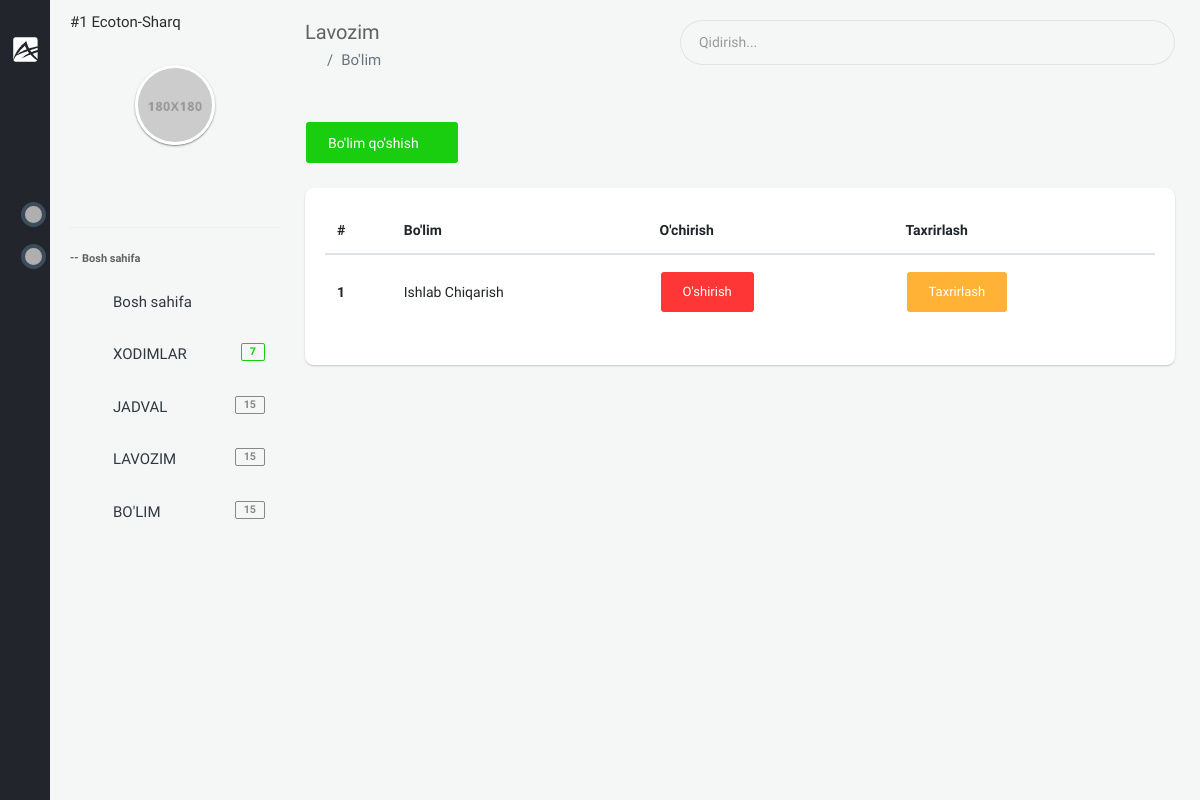
The page /backoffice/department (signed in) on the database as committed earlier.
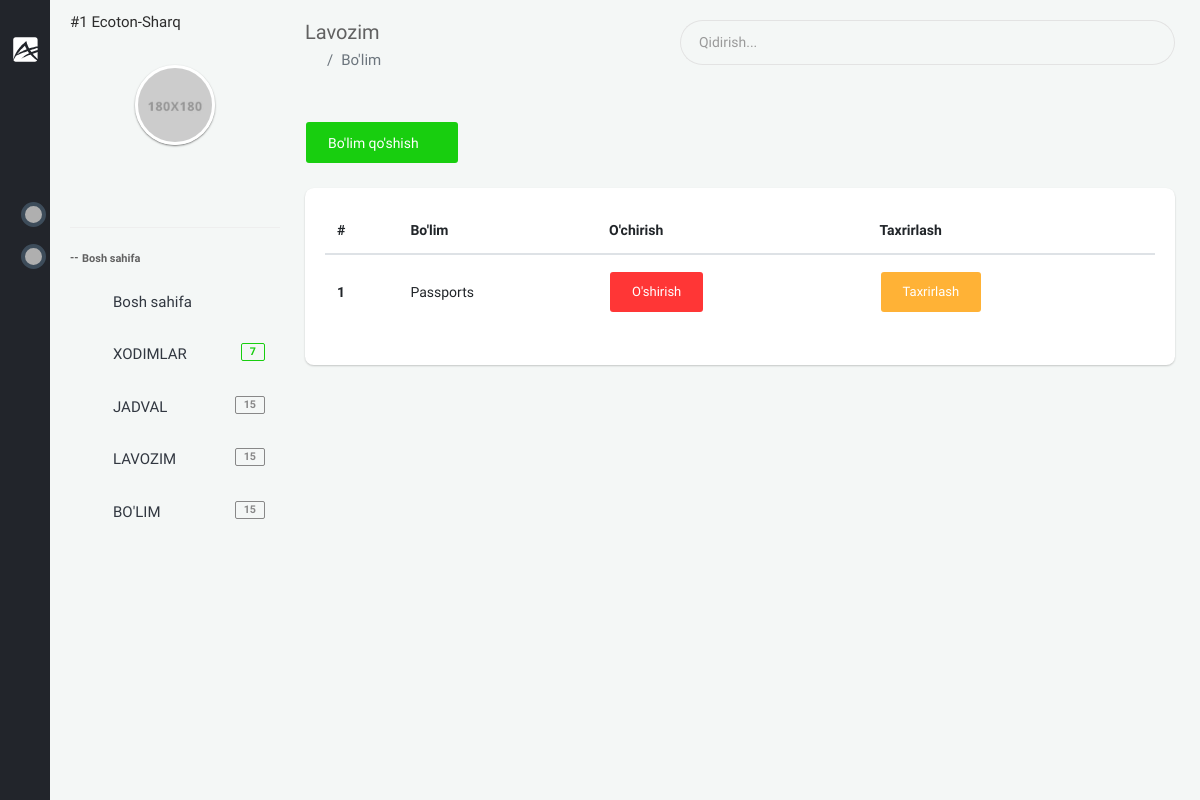
The same page on the database as committed later.
### app/models.py (models this page shows, shortened)
class Department(models.Model):
    name = models.CharField(max_length=255, verbose_name="Bo'lim nomi")
    company = models.ForeignKey(Company, on_delete=models.CASCADE, verbose_name='Kompaniya')
    created_at = models.DateTimeField(auto_now_add=True)
    class Meta:
        ordering = ['-created_at']
        verbose_name_plural = "Bo'limlar"

### backoffice/views.py (the view)
# urls.py: path('department', views.DepartmentListView.as_view(), name='department'),
class DepartmentListView(LoginRequiredMixin, generic.ListView):
    template_name = 'backoffice/pages/departments/list.html'
    queryset = models.Department.objects.all()
    def get_context_data(self, *, object_list=None, **kwargs):
        ctx = super(DepartmentListView, self).get_context_data(**kwargs)
        company = self.request.user.company
        ctx['departments'] = models.Department.objects.filter(company=company).order_by('-created_at')
        return ctx

### app/models.py (called while the page is built)
    def __str__(self):
        return f'#{self.id}  {self.name}'

### templates/backoffice/pages/departments/list.html (shortened to what this page needs)
{% extends 'backoffice/base.html' %}
{% block content %}
    <section class="content">
        <div class="container-fluid">
            <div class="block-header">
                <div class="row clearfix">
                    <div class="col-lg-5 col-md-5 col-sm-12">
                        <h2>Lavozim</h2>
                        <ul class="breadcrumb padding-0">
                            <li class="breadcrumb-item"><a href="#"><i class="zmdi zmdi-home"></i></a></li>
                            <li class="breadcrumb-item active">Bo'lim</li>
                        </ul>
                    </div>
                    <div class="col-lg-7 col-md-7 col-sm-12">
                        <div class="input-group m-b-0">
                            <input type="text" class="form-control" placeholder="Qidirish...">
                            <span class="input-group-addon">
                            <i class="zmdi zmdi-search"></i>
                        </span>
                        </div>
                    </div>
                </div>
            </div>
            <div class="row clearfix">
                <div class="col-lg-12 col-md-12 col-sm-12">
                <div class="card">
                    <div class="header">
                        <a href="{% url 'department_create' %}" class="btn btn-success">Bo'lim qo'shish <i class="zmdi zmdi-plus"></i></a>
                    </div>
                    <div class="body table-responsive">
                        <table class="table table-hover">
                            <thead>
                                <tr>
                                    <th>#</th>
                                    <th>Bo'lim</th>
                                    <th>O'chirish</th>
                                    <th>Taxrirlash</th>
                                </tr>
                            </thead>
                            <tbody>
                            {% for department in departments %}
                                <tr>
                                    <th scope="row">{{ department.id }}</th>
                                    <td>{{ department.name }}</td>
                                    <td>
                                        <form action="{% url 'department_delete' pk=department.id %}" method="POST">
                                                <input class="btn btn-default btn-danger" type="submit" value="O'shirish"/>
                                        </form>
                                    </td>
                                    <td>
                                        <a href="{% url 'department_update' department.id %}" class="btn btn-warning">Taxrirlash</a>
                                    </td>
                                </tr>
                            {% endfor %}
                            </tbody>
                        </table>
                    </div>
                </div>
            </div>
            </div>
        </div>
    </section>
{% endblock %}

Rows that differ between the two databases and show on the page:
changed Department id 1: name "Ishlab Chiqarish" → "Passports"
